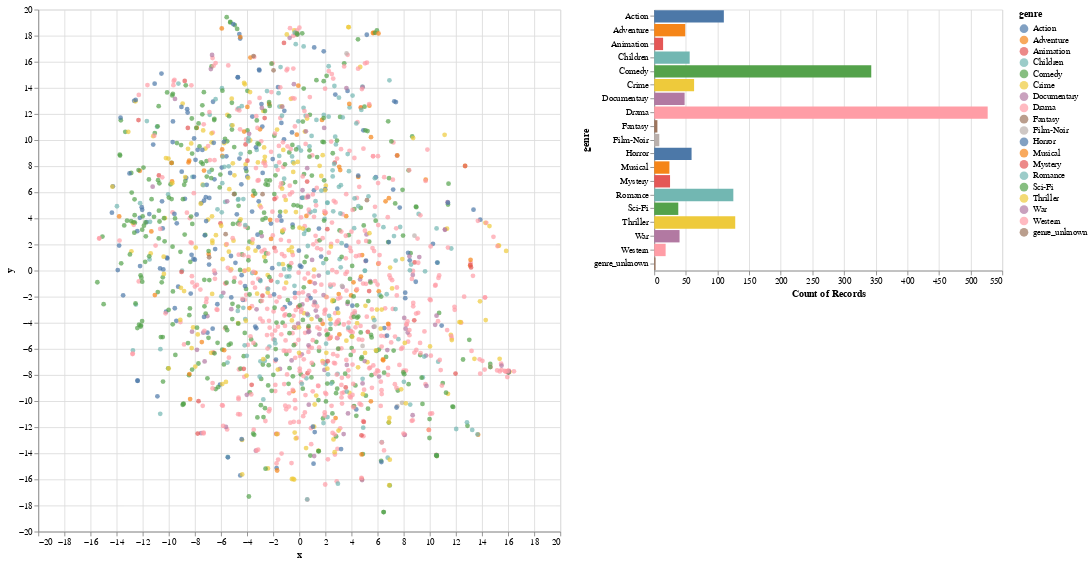

Here is the notebook cell this chart was saved with:
### Markdown cell above
## Embedding visualization
Since it is hard to visualize embeddings in a higher-dimensional space (when the embedding dimension $k > 3$), one approach is to project the embeddings to a lower dimensional space. T-SNE (T-distributed Stochastic Neighbor Embedding) is an algorithm that projects the embeddings while attempting to preserve their pariwise distances. It can be useful for visualization, but one should use it with care. For more information on using t-SNE, see [How to Use t-SNE Effectively](https://distill.pub/2016/misread-tsne/).

### Code cell
tsne_movie_embeddings(model_lowinit)

### Figure 1 — Vega-Lite specification as saved in the notebook (floating-point values rounded to 4 significant figures; data arrays with more than 128 entries replaced by an {"elided": "..."} marker saying what was removed)
{"config": {"view": {"continuousWidth": 400, "continuousHeight": 300}}, "hconcat": [{"layer": [{"mark": "circle", "encoding": {"color": {"condition": {"type": "nominal", "field": "genre", "selection": "selector002"}, "value": "whitesmoke"}, "x": {"type": "quantitative", "field": "x"}, "y": {"type": "quantitative", "field": "y"}}, "height": 600, "selection": {"selector008": {"type": "single", "encodings": ["x", "y"], "on": "mouseover", "nearest": true, "empty": "none"}}, "width": 600}, {"mark": {"type": "text", "align": "left", "dx": 5, "dy": -5}, "encoding": {"text": {"condition": {"type": "nominal", "field": "title", "selection": "selector008"}, "value": ""}, "x": {"type": "quantitative", "field": "x"}, "y": {"type": "quantitative", "field": "y"}}}]}, {"mark": "bar", "encoding": {"color": {"condition": {"type": "nominal", "field": "genre", "selection": "selector002"}, "value": "lightgray"}, "x": {"type": "quantitative", "aggregate": "count"}, "y": {"type": "nominal", "field": "genre"}}, "height": 300, "selection": {"selector002": {"type": "multi", "fields": ["genre"]}}}], "data": {"name": "data-e28cae9323b6bb03fe50311fc922ce06"}, "$schema": "https://vega.github.io/schema/vega-lite/v4.8.1.json", "datasets": {"data-e28cae9323b6bb03fe50311fc922ce06": {"elided": "1682 records"}}}
